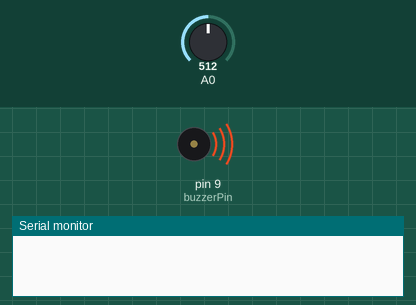
Recording of a sketch running on a simulated Arduino Uno, built with avr-gcc and run on an emulated ATmega328P. On the bench: buzzer (waves = sounding, pin HIGH), the last lines printed to the serial monitor. The inputs (shaded band) are chosen by the test bench; at power-on: A0 = 512.

Above: at 0.1 s.
At 6.2 s:
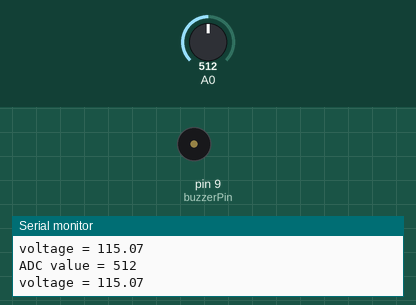
6.3 s: A0 set to 459
9.3 s: A0 set to 430
Timing chart, 0 to 12.3 s (numbered marks = the images above; inputs shaded):
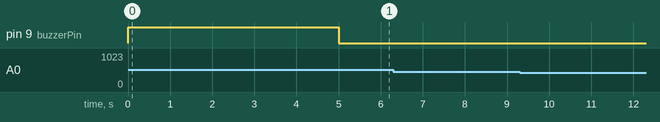

The sketch:

MeasuringACvoltage.ino
```cpp
int buzzerPin = 9;
void setup() {
  Serial.begin(9600);
  pinMode(9, OUTPUT);

    digitalWrite(buzzerPin, HIGH);
    delay(5000);
    digitalWrite(buzzerPin, LOW);
}

void loop() {
  int adcValue = analogRead(A0);
  float voltage = (adcValue/1023.0)*5*2.2*21.81;
  voltage = voltage - 5;
  Serial.print("ADC value = ");
  Serial.println(adcValue);
  Serial.print("voltage = ");
  Serial.println(voltage);

}
```
